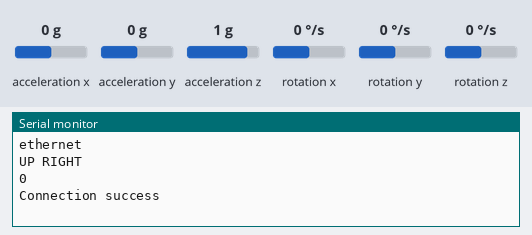
Recording of a sketch running on a simulated Arduino Uno, built with avr-gcc and run on an emulated ATmega328P. On the bench: the last lines printed to the serial monitor. Wiring (inferred from the names in the program): MPU-6050 motion sensor at I2C address 0x68. The test bench sets the inputs (shaded band); at power-on: acceleration x 0 g, acceleration z 1 g, acceleration y 0 g, rotation x 0 °/s, rotation y 0 °/s, rotation z 0 °/s. WiFi joins after 1.5 s; servers stay silent unless stated; uploads are accepted with an empty reply.

Above: at 3.7 s.
3.8 s: acceleration x set to 0.8 g
At 4.93 s:
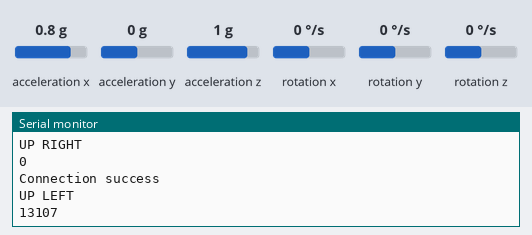
8.5 s: acceleration z set to -1.4 g
At 10.6 s:
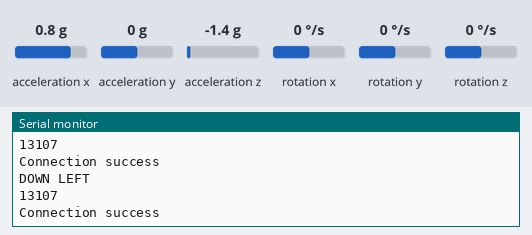
13.0 s: acceleration y set to 0.8 g
At 15.3 s:
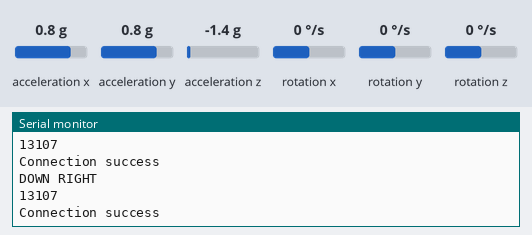

The sketch:

MPU6050_Ethernet_Azure.ino
```cpp
#include <SPI.h>
#include <Ethernet.h>
#include <Wire.h>

// Initialize the Ethernet server library
EthernetClient client;

const int MPU_addr=0x68;
long accelX, accelY, accelZ;
int16_t AcX,AcY,AcZ;
byte mac[] = {0xDE, 0xAD, 0xBE, 0xEF, 0xFE, 0xED };

//IPAddress ip(192,168,8,80);

char server[] = "dentacare.azurewebsites.net";

void send_request(String value,int AcX)
{
if (client.connect(server, 80)) {
Serial.println("Connection success");
client.print("GET /HTTPrequest.php?"); // This
client.print("gyroscope="); // This
client.print(value);
client.print("&accelerometer="); // This
client.print(AcX);
client.println(" HTTP/1.1"); // Part of the GET request
client.println("Host: dentacare.azurewebsites.net");
client.println("Connection: close"); // Part of the GET request telling the server that we are over transmitting the message
client.println(); // Empty line
client.println(); // Empty line
client.stop(); // Closing connection to server
}

else {
// If Arduino can't connect to the server (your computer or web page)
Serial.println("--> connection failed\n");
}

// Give the server some time to recieve the data and store it. I used 10 seconds here. Be advised when delaying. If u use a short delay, the server might not capture data because of Arduino transmitting new data too soon.
delay(1000);

}

/** Wait for response */

void wait_response()
{
while (!client.available()) {
if (!client.connected()) {
return;
}
}
}

/** Read the response and dump to serial */

void read_response()
{
bool print = true;

while (client.available()) {
char c = client.read();
// Print only until the first carriage return
if (c == '\n')
print = false;
if (print)
Serial.print(c);
}
}

/** Close the connection*/

void end_request()
{
client.stop();
}

/** Arduino Setup*/

void setup()
{
Wire.begin();
Wire.beginTransmission(MPU_addr);
Wire.write(0x6B); // PWR_MGMT_1 register
Wire.write(0); // set to zero (wakes up the MPU-6050)
Wire.endTransmission(true);
Serial.begin(9600);
// Wire.begin();
// setupMPU();
while (!Serial) {
; // wait for serial port to connect.
}

Serial.println("ethernet");

if (Ethernet.begin(mac) == 0) {
Serial.println("ethernet failed");
for (;;) ;
}

// give the Ethernet shield a second to initialize: delay(1000);
delay(1000);
}

void loop() {

Wire.beginTransmission(MPU_addr);
Wire.write(0x3B); // starting with register 0x3B (ACCEL_XOUT_H)
Wire.endTransmission(false);
Wire.requestFrom(MPU_addr,14,true); // request a total of 14 registers
AcX=Wire.read()<<8|Wire.read(); // 0x3B (ACCEL_XOUT_H) & 0x3C (ACCEL_XOUT_L)
AcY=Wire.read()<<8|Wire.read(); // 0x3D (ACCEL_YOUT_H) & 0x3E (ACCEL_YOUT_L)
AcZ=Wire.read()<<8|Wire.read(); // 0x3F (ACCEL_ZOUT_H) & 0x40 (ACCEL_ZOUT_L)
String ornt = "'";
if(AcZ>0){
// Serial.print("UP");
if(AcX>AcY){
Serial.println("UP LEFT");
ornt = "UP_LEFT";
}
else{
Serial.println("UP RIGHT");
ornt = "UP_RIGHT";
}
}
else{
if(AcX>AcY){
Serial.println("DOWN LEFT");
ornt = "DOWN_LEFT";
}
else{
Serial.println("DOWN RIGHT");
ornt = "DOWN_RIGHT";
}
}
Serial.println(AcX);
// recordAccelRegisters();
// Serial.println(gForceZ);
send_request(ornt,AcX);
wait_response();
read_response();
end_request();

delay(1000);

}
```

Measured:
- after the input at 3.8 s, the serial monitor: prints a new line after 0.97 s (image 1)
- after the input at 8.5 s, the serial monitor: prints a new line after 0.80 s (image 2)
- after the input at 13.0 s, the serial monitor: prints a new line after 0.84 s (image 3)
